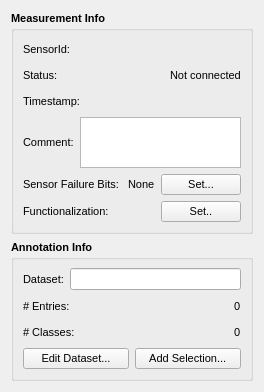
<?xml version="1.0" encoding="UTF-8"?>
<ui version="4.0">
 <class>InfoWidget</class>
 <widget class="QWidget" name="InfoWidget">
  <property name="geometry">
   <rect>
    <x>0</x>
    <y>0</y>
    <width>264</width>
    <height>392</height>
   </rect>
  </property>
  <property name="minimumSize">
   <size>
    <width>264</width>
    <height>392</height>
   </size>
  </property>
  <property name="font">
   <font>
    <pointsize>12</pointsize>
   </font>
  </property>
  <property name="windowTitle">
   <string>Form</string>
  </property>
  <layout class="QGridLayout" name="gridLayout_3">
   <item row="0" column="0">
    <widget class="QGroupBox" name="measurementbox">
     <property name="font">
      <font>
       <pointsize>8</pointsize>
       <weight>75</weight>
       <bold>true</bold>
      </font>
     </property>
     <property name="title">
      <string>Measurement Info</string>
     </property>
     <layout class="QGridLayout" name="gridLayout_2">
      <item row="0" column="0">
       <layout class="QVBoxLayout" name="verticalLayout_2">
        <item>
         <layout class="QHBoxLayout" name="horizontalLayout_2">
          <item>
           <widget class="QLabel" name="sensorText">
            <property name="font">
             <font>
              <pointsize>8</pointsize>
              <weight>50</weight>
              <bold>false</bold>
             </font>
            </property>
            <property name="text">
             <string>SensorId:</string>
            </property>
           </widget>
          </item>
          <item>
           <spacer name="sensorSpacer">
            <property name="orientation">
             <enum>Qt::Horizontal</enum>
            </property>
            <property name="sizeHint" stdset="0">
             <size>
              <width>40</width>
              <height>20</height>
             </size>
            </property>
           </spacer>
          </item>
          <item>
           <widget class="QLabel" name="sensorLabel">
            <property name="sizePolicy">
             <sizepolicy hsizetype="Maximum" vsizetype="Maximum">
              <horstretch>0</horstretch>
              <verstretch>0</verstretch>
             </sizepolicy>
            </property>
            <property name="font">
             <font>
              <pointsize>8</pointsize>
              <weight>50</weight>
              <bold>false</bold>
             </font>
            </property>
            <property name="text">
             <string/>
            </property>
           </widget>
          </item>
         </layout>
        </item>
        <item>
         <layout class="QHBoxLayout" name="statusLayout">
          <item>
           <widget class="QLabel" name="statusText">
            <property name="font">
             <font>
              <pointsize>8</pointsize>
              <weight>50</weight>
              <bold>false</bold>
             </font>
            </property>
            <property name="text">
             <string>Status:</string>
            </property>
           </widget>
          </item>
          <item>
           <spacer name="statusSpacer">
            <property name="orientation">
             <enum>Qt::Horizontal</enum>
            </property>
            <property name="sizeHint" stdset="0">
             <size>
              <width>40</width>
              <height>20</height>
             </size>
            </property>
           </spacer>
          </item>
          <item>
           <widget class="QLabel" name="statusLabel">
            <property name="font">
             <font>
              <pointsize>8</pointsize>
              <weight>50</weight>
              <bold>false</bold>
             </font>
            </property>
            <property name="text">
             <string>Not connected</string>
            </property>
           </widget>
          </item>
         </layout>
        </item>
        <item>
         <layout class="QHBoxLayout" name="horizontalLayout">
          <item>
           <widget class="QLabel" name="startText">
            <property name="font">
             <font>
              <pointsize>8</pointsize>
              <weight>50</weight>
              <bold>false</bold>
             </font>
            </property>
            <property name="text">
             <string>Timestamp:</string>
            </property>
           </widget>
          </item>
          <item>
           <spacer name="startSpacer">
            <property name="orientation">
             <enum>Qt::Horizontal</enum>
            </property>
            <property name="sizeHint" stdset="0">
             <size>
              <width>40</width>
              <height>20</height>
             </size>
            </property>
           </spacer>
          </item>
          <item>
           <widget class="QLabel" name="startLabel">
            <property name="sizePolicy">
             <sizepolicy hsizetype="Maximum" vsizetype="Maximum">
              <horstretch>0</horstretch>
              <verstretch>0</verstretch>
             </sizepolicy>
            </property>
            <property name="font">
             <font>
              <pointsize>8</pointsize>
              <weight>50</weight>
              <bold>false</bold>
             </font>
            </property>
            <property name="text">
             <string/>
            </property>
           </widget>
          </item>
         </layout>
        </item>
        <item>
         <layout class="QHBoxLayout" name="horizontalLayout_4">
          <item>
           <widget class="QLabel" name="commentText">
            <property name="font">
             <font>
              <pointsize>8</pointsize>
              <weight>50</weight>
              <bold>false</bold>
             </font>
            </property>
            <property name="text">
             <string>Comment:</string>
            </property>
           </widget>
          </item>
          <item>
           <spacer name="commentSpacer">
            <property name="orientation">
             <enum>Qt::Horizontal</enum>
            </property>
            <property name="sizeType">
             <enum>QSizePolicy::Expanding</enum>
            </property>
            <property name="sizeHint" stdset="0">
             <size>
              <width>40</width>
              <height>20</height>
             </size>
            </property>
           </spacer>
          </item>
          <item>
           <widget class="QTextEdit" name="commentTextEdit">
            <property name="font">
             <font>
              <pointsize>10</pointsize>
              <weight>50</weight>
              <bold>false</bold>
             </font>
            </property>
           </widget>
          </item>
         </layout>
        </item>
        <item>
         <layout class="QHBoxLayout" name="horizontalLayout_3">
          <item>
           <widget class="QLabel" name="failureText">
            <property name="font">
             <font>
              <pointsize>8</pointsize>
              <weight>50</weight>
              <bold>false</bold>
             </font>
            </property>
            <property name="text">
             <string>Sensor Failure Bits:</string>
            </property>
           </widget>
          </item>
          <item>
           <spacer name="failureSpacer">
            <property name="orientation">
             <enum>Qt::Horizontal</enum>
            </property>
            <property name="sizeHint" stdset="0">
             <size>
              <width>40</width>
              <height>20</height>
             </size>
            </property>
           </spacer>
          </item>
          <item>
           <widget class="QLabel" name="failureLabel">
            <property name="sizePolicy">
             <sizepolicy hsizetype="Maximum" vsizetype="Maximum">
              <horstretch>0</horstretch>
              <verstretch>0</verstretch>
             </sizepolicy>
            </property>
            <property name="font">
             <font>
              <pointsize>8</pointsize>
              <weight>50</weight>
              <bold>false</bold>
             </font>
            </property>
            <property name="text">
             <string>None</string>
            </property>
           </widget>
          </item>
          <item>
           <widget class="QPushButton" name="pushButton">
            <property name="font">
             <font>
              <pointsize>8</pointsize>
              <weight>50</weight>
              <bold>false</bold>
             </font>
            </property>
            <property name="text">
             <string>Set...</string>
            </property>
           </widget>
          </item>
         </layout>
        </item>
       </layout>
      </item>
      <item row="1" column="0">
       <layout class="QHBoxLayout" name="horizontalLayout_5">
        <item>
         <widget class="QLabel" name="label">
          <property name="font">
           <font>
            <pointsize>8</pointsize>
            <weight>50</weight>
            <bold>false</bold>
           </font>
          </property>
          <property name="text">
           <string>Functionalization:</string>
          </property>
         </widget>
        </item>
        <item>
         <spacer name="horizontalSpacer">
          <property name="orientation">
           <enum>Qt::Horizontal</enum>
          </property>
          <property name="sizeHint" stdset="0">
           <size>
            <width>40</width>
            <height>20</height>
           </size>
          </property>
         </spacer>
        </item>
        <item>
         <widget class="QPushButton" name="pushButton_2">
          <property name="font">
           <font>
            <pointsize>8</pointsize>
            <weight>50</weight>
            <bold>false</bold>
           </font>
          </property>
          <property name="text">
           <string>Set..</string>
          </property>
         </widget>
        </item>
       </layout>
      </item>
     </layout>
    </widget>
   </item>
   <item row="1" column="0">
    <widget class="QGroupBox" name="annotationbox">
     <property name="font">
      <font>
       <pointsize>8</pointsize>
       <weight>75</weight>
       <bold>true</bold>
      </font>
     </property>
     <property name="title">
      <string>Annotation Info</string>
     </property>
     <layout class="QGridLayout" name="gridLayout">
      <item row="0" column="0">
       <layout class="QVBoxLayout" name="verticalLayout">
        <item>
         <layout class="QHBoxLayout" name="datasetNameLayout">
          <item>
           <widget class="QLabel" name="datasetNameText">
            <property name="font">
             <font>
              <pointsize>8</pointsize>
              <weight>50</weight>
              <bold>false</bold>
             </font>
            </property>
            <property name="text">
             <string>Dataset:</string>
            </property>
           </widget>
          </item>
          <item>
           <widget class="QLineEdit" name="datasetNameLineEdit">
            <property name="sizePolicy">
             <sizepolicy hsizetype="Expanding" vsizetype="Fixed">
              <horstretch>0</horstretch>
              <verstretch>0</verstretch>
             </sizepolicy>
            </property>
            <property name="font">
             <font>
              <pointsize>8</pointsize>
              <weight>50</weight>
              <bold>false</bold>
             </font>
            </property>
            <property name="alignment">
             <set>Qt::AlignRight|Qt::AlignTrailing|Qt::AlignVCenter</set>
            </property>
           </widget>
          </item>
         </layout>
        </item>
        <item>
         <layout class="QHBoxLayout" name="nEntriesLayout">
          <item>
           <widget class="QLabel" name="nEntriesText">
            <property name="font">
             <font>
              <pointsize>8</pointsize>
              <weight>50</weight>
              <bold>false</bold>
             </font>
            </property>
            <property name="text">
             <string># Entries:</string>
            </property>
           </widget>
          </item>
          <item>
           <spacer name="nEntriesSpacer">
            <property name="orientation">
             <enum>Qt::Horizontal</enum>
            </property>
            <property name="sizeHint" stdset="0">
             <size>
              <width>40</width>
              <height>20</height>
             </size>
            </property>
           </spacer>
          </item>
          <item>
           <widget class="QLabel" name="nEntriesLabel">
            <property name="font">
             <font>
              <pointsize>8</pointsize>
              <weight>50</weight>
              <bold>false</bold>
             </font>
            </property>
            <property name="text">
             <string>0</string>
            </property>
           </widget>
          </item>
         </layout>
        </item>
        <item>
         <layout class="QHBoxLayout" name="nClassesLayout">
          <item>
           <widget class="QLabel" name="classText">
            <property name="font">
             <font>
              <pointsize>8</pointsize>
              <weight>50</weight>
              <bold>false</bold>
             </font>
            </property>
            <property name="text">
             <string># Classes:</string>
            </property>
           </widget>
          </item>
          <item>
           <spacer name="classSpacer">
            <property name="font">
             <font>
              <weight>50</weight>
              <bold>false</bold>
             </font>
            </property>
            <property name="orientation">
             <enum>Qt::Horizontal</enum>
            </property>
            <property name="sizeType">
             <enum>QSizePolicy::Expanding</enum>
            </property>
            <property name="sizeHint" stdset="0">
             <size>
              <width>28</width>
              <height>20</height>
             </size>
            </property>
           </spacer>
          </item>
          <item>
           <widget class="QLabel" name="nClassesLabel">
            <property name="font">
             <font>
              <weight>50</weight>
              <bold>false</bold>
             </font>
            </property>
            <property name="text">
             <string>0</string>
            </property>
           </widget>
          </item>
         </layout>
        </item>
        <item>
         <layout class="QHBoxLayout" name="datasetLayout">
          <item>
           <widget class="QPushButton" name="editDatasetButton">
            <property name="font">
             <font>
              <pointsize>8</pointsize>
              <weight>50</weight>
              <bold>false</bold>
             </font>
            </property>
            <property name="text">
             <string>      Edit Dataset...      </string>
            </property>
           </widget>
          </item>
          <item>
           <spacer name="datasetSpacer">
            <property name="orientation">
             <enum>Qt::Horizontal</enum>
            </property>
            <property name="sizeHint" stdset="0">
             <size>
              <width>40</width>
              <height>20</height>
             </size>
            </property>
           </spacer>
          </item>
          <item>
           <widget class="QPushButton" name="addSelectionButton">
            <property name="font">
             <font>
              <pointsize>8</pointsize>
              <weight>50</weight>
              <bold>false</bold>
             </font>
            </property>
            <property name="text">
             <string>      Add Selection...      </string>
            </property>
           </widget>
          </item>
         </layout>
        </item>
       </layout>
      </item>
     </layout>
    </widget>
   </item>
  </layout>
 </widget>
 <resources/>
 <connections/>
</ui>
